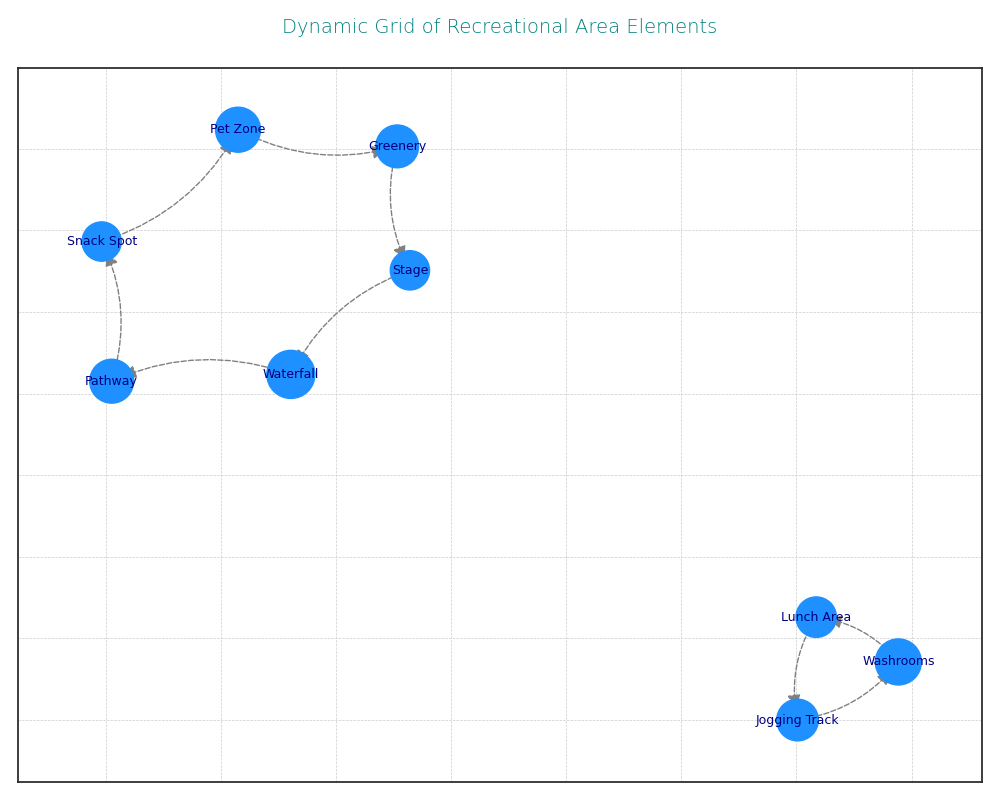

This figure's Python source:
import matplotlib.pyplot as plt
import networkx as nx

features = [
    "Pathway", "Lunch Area", "Waterfall", "Jogging Track", 
    "Pet Zone", "Greenery", "Stage", "Washrooms", "Snack Spot"
]

connections = [
    ("Greenery", "Pet Zone"),
    ("Pathway", "Waterfall"),
    ("Washrooms", "Jogging Track"),
    ("Pet Zone", "Snack Spot"),
    ("Stage", "Greenery"),
    ("Lunch Area", "Washrooms"),
    ("Waterfall", "Stage"),
    ("Snack Spot", "Pathway"),
    ("Jogging Track", "Lunch Area")
]

G = nx.DiGraph()
G.add_nodes_from(features)
G.add_edges_from(connections)

pos = nx.spring_layout(G, seed=24)

consistent_color = '#1e90ff'  # Choose a single color for all nodes
node_sizes = [1000, 850, 1200, 900, 1050, 950, 800, 1100, 800]

plt.figure(figsize=(10, 8))
nx.draw_networkx_nodes(G, pos, node_color=consistent_color, node_size=node_sizes)
nx.draw_networkx_edges(G, pos, connectionstyle='arc3,rad=-0.2', arrowstyle='<|-', arrowsize=20, edge_color='gray', style='dashed')
nx.draw_networkx_labels(G, pos, font_size=9, font_color='navy', font_family='sans-serif')

plt.title(
    'Dynamic Grid of Recreational Area Elements',
    fontsize=14, fontweight='light', color='teal', pad=25
)

plt.grid(True, which='both', linestyle='--', linewidth=0.5)
plt.axis('on')
plt.tight_layout()
plt.show()
